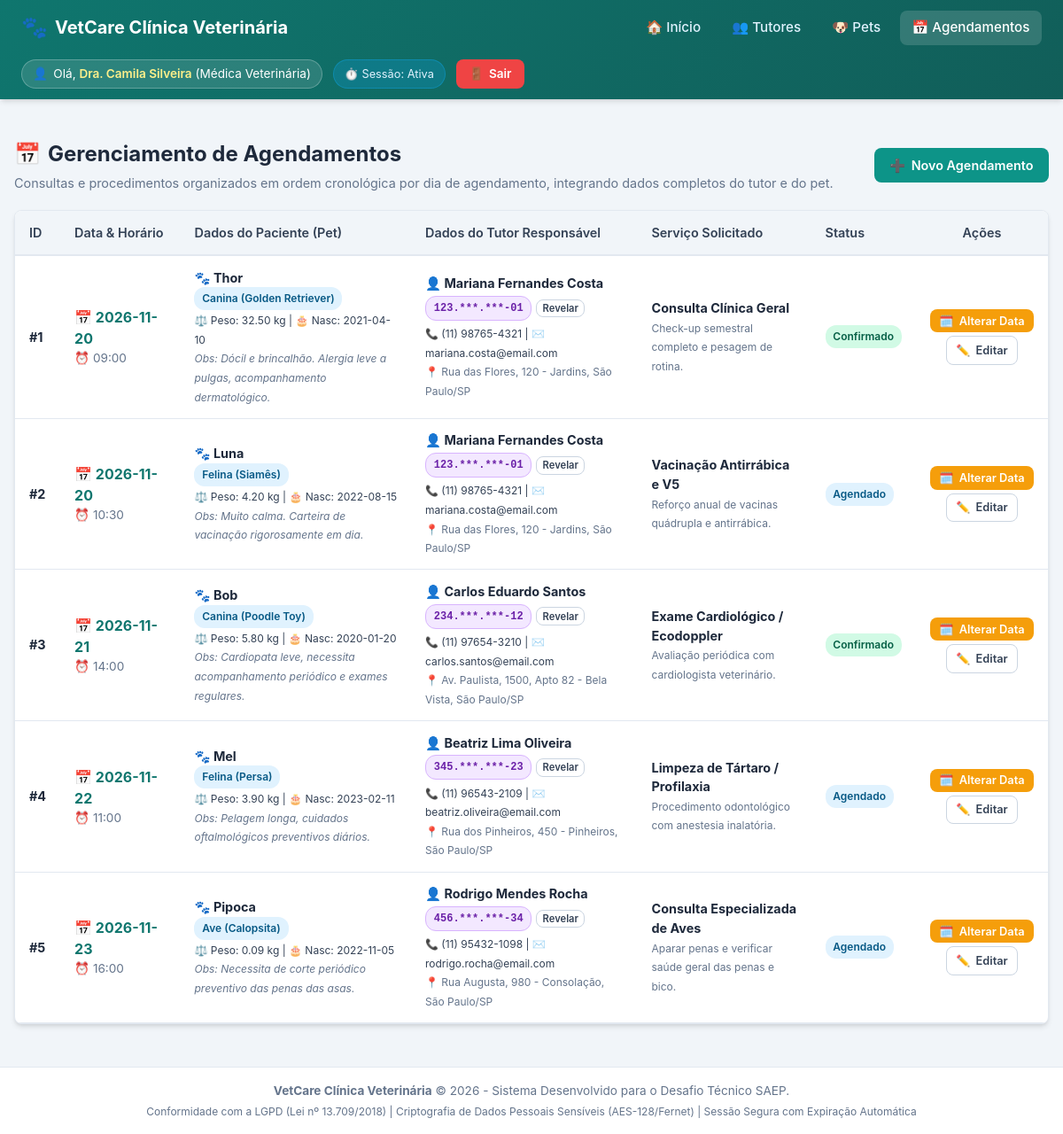
Page /agendamentos (signed in) on the committed database.
### tables this page shows
CREATE TABLE agendamento (
        id INTEGER PRIMARY KEY AUTOINCREMENT,
        pet_id INTEGER NOT NULL,
        data_agendamento TEXT NOT NULL,
        hora_agendamento TEXT NOT NULL,
        tipo_servico TEXT NOT NULL,
        status TEXT NOT NULL DEFAULT 'Agendado',
        observacoes TEXT,
        criado_em TIMESTAMP DEFAULT CURRENT_TIMESTAMP,
        FOREIGN KEY (pet_id) REFERENCES pet (id) ON DELETE CASCADE
    );

CREATE TABLE pet (
        id INTEGER PRIMARY KEY AUTOINCREMENT,
        tutor_id INTEGER NOT NULL,
        nome TEXT NOT NULL,
        especie TEXT NOT NULL,
        raca TEXT NOT NULL,
        data_nascimento TEXT NOT NULL,
        peso REAL NOT NULL,
        observacoes TEXT,
        criado_em TIMESTAMP DEFAULT CURRENT_TIMESTAMP,
        FOREIGN KEY (tutor_id) REFERENCES tutor (id) ON DELETE CASCADE
    );

CREATE TABLE tutor (
        id INTEGER PRIMARY KEY AUTOINCREMENT,
        nome TEXT NOT NULL,
        cpf TEXT NOT NULL,
        telefone TEXT NOT NULL,
        email TEXT NOT NULL,
        endereco TEXT NOT NULL,
        criado_em TIMESTAMP DEFAULT CURRENT_TIMESTAMP
    );

### app.py (the view)
@app.route("/agendamentos")
def agendamentos():
    registros = query_db("""
        SELECT
            a.id AS agendamento_id,
            a.data_agendamento,
            a.hora_agendamento,
            a.tipo_servico,
            a.status,
            a.observacoes AS agendamento_obs,
            p.id AS pet_id,
            p.nome AS pet_nome,
            p.especie AS pet_especie,
            p.raca AS pet_raca,
            p.data_nascimento AS pet_data_nascimento,
            p.peso AS pet_peso,
            p.observacoes AS pet_obs,
            t.id AS tutor_id,
            t.nome AS tutor_nome,
            t.cpf AS tutor_cpf,
            t.telefone AS tutor_telefone,
            t.email AS tutor_email,
            t.endereco AS tutor_endereco
        FROM agendamento a
        JOIN pet p ON a.pet_id = p.id
        JOIN tutor t ON p.tutor_id = t.id
        ORDER BY a.data_agendamento ASC, a.hora_agendamento ASC
    """)
    agendamentos_processados = []
    for r in registros:
        item = dict(r)
        cpf_dec = decrypt_cpf(item["tutor_cpf"])
        item["tutor_cpf_decrypted"] = cpf_dec
        item["tutor_cpf_masked"] = mask_cpf(cpf_dec)
        agendamentos_processados.append(item)
    return render_template("agendamentos.html", agendamentos=agendamentos_processados)

### app.py (called while the page is built)
@app.before_request
def check_session_timeout():
    public_endpoints = ["login", "static"]
    if request.endpoint and any(request.endpoint.startswith(p) for p in public_endpoints):
        return
    if "user_id" not in session:
        return redirect(url_for("login"))
    now = time.time()
    last_activity = session.get("last_activity")
    if last_activity and (now - last_activity > 1800):  # 30 minutos
        session.clear()
        flash("Sua sessão expirou por tempo de inatividade. Faça login novamente.", "warning")
        return redirect(url_for("login"))
    session["last_activity"] = now
    g.user_name = session.get("user_name")
    g.user_email = session.get("user_email")
    g.user_role = session.get("user_role")

### crypto_utils.py (called while the page is built)
def format_cpf(cpf: str) -> str:
    if not cpf:
        return ""
    digits = re.sub(r"\D", "", cpf)
    if len(digits) == 11:
        return f"{digits[0:3]}.{digits[3:6]}.{digits[6:9]}-{digits[9:11]}"
    return cpf.strip()

def mask_cpf(cpf: str) -> str:
    formatted = format_cpf(cpf)
    if len(formatted) == 14 and formatted[3] == '.' and formatted[7] == '.' and formatted[11] == '-':
        return f"{formatted[0:3]}.***.***-{formatted[12:14]}"
    return formatted

def decrypt_cpf(encrypted_token: str) -> str:
    if not encrypted_token:
        return ""
    try:
        decrypted_bytes = cipher.decrypt(encrypted_token.strip().encode("utf-8"))
        return decrypted_bytes.decode("utf-8")
    except Exception:
        return encrypted_token

### database.py (called while the page is built)
def get_connection():
    conn = sqlite3.connect(DB_PATH)
    conn.row_factory = sqlite3.Row
    conn.execute("PRAGMA foreign_keys = ON")
    return conn

def query_db(query, args=(), one=False):
    conn = get_connection()
    try:
        cur = conn.cursor()
        cur.execute(query, args)
        rv = cur.fetchall()
        cur.close()
        return (dict(rv[0]) if rv else None) if one else [dict(r) for r in rv]
    finally:
        conn.close()

### templates/agendamentos.html (shortened to what this page needs)
{% extends "base.html" %}
{% block content %}
<div class="page-header">
    <div>
        <h1 class="page-title">
            <span>📅</span> Gerenciamento de Agendamentos
        </h1>
        <p class="page-subtitle">
            Consultas e procedimentos organizados em ordem cronológica por dia de agendamento, integrando dados completos do tutor e do pet.
        </p>
    </div>
    <div>
        <a href="{{ url_for('agendamento_novo') }}" class="btn btn-primary">
            <span>➕</span> Novo Agendamento
        </a>
    </div>
</div>
<div class="table-responsive">
    <table>
        <thead>
            <tr>
                <th>ID</th>
                <th>Data & Horário</th>
                <th>Dados do Paciente (Pet)</th>
                <th>Dados do Tutor Responsável</th>
                <th>Serviço Solicitado</th>
                <th>Status</th>
                <th style="text-align: center;">Ações</th>
            </tr>
        </thead>
        <tbody>
            {% if agendamentos %}
                {% for a in agendamentos %}
                <tr>
                    <td><strong>#{{ a.agendamento_id }}</strong></td>
                    <td>
                        <div style="font-weight: 700; color: #0f766e; font-size: 1rem;">
                            📅 {{ a.data_agendamento }}
                        </div>
                        <div style="color: var(--gray-500); font-size: 0.85rem;">
                            ⏰ {{ a.hora_agendamento }}
                        </div>
                    </td>
                    <td>
                        <strong>🐾 {{ a.pet_nome }}</strong><br>
                        <span class="badge badge-info" style="font-size: 0.75rem;">{{ a.pet_especie }} ({{ a.pet_raca }})</span><br>
                        <small style="color: var(--gray-700);">
                            ⚖️ Peso: {{ "%.2f"|format(a.pet_peso) }} kg | 🎂 Nasc: {{ a.pet_data_nascimento }}
                        </small>
                        {% if a.pet_obs %}
                            <br><small style="color: #64748b; font-style: italic;">Obs: {{ a.pet_obs }}</small>
                        {% endif %}
                    </td>
                    <td>
                        <strong>👤 {{ a.tutor_nome }}</strong><br>
                        <div style="display: inline-flex; align-items: center; gap: 0.3rem; margin: 0.2rem 0;">
                            <span class="badge badge-crypto" title="CPF protegido por criptografia no banco de dados">
                                {{ a.tutor_cpf_masked }}
                            </span>
                            <button type="button" class="btn btn-outline btn-sm" style="padding: 0.15rem 0.4rem; font-size: 0.7rem;"
                                    onclick="toggleCpfVisibility(this, '{{ a.tutor_cpf_masked }}', '{{ a.tutor_cpf_decrypted }}')">
                                Revelar
                            </button>
                        </div><br>
                        <small style="color: var(--gray-700);">📞 {{ a.tutor_telefone }} | ✉️ {{ a.tutor_email }}</small><br>
                        <small style="color: var(--gray-500); font-size: 0.75rem;">📍 {{ a.tutor_endereco }}</small>
                    </td>
                    <td>
                        <strong>{{ a.tipo_servico }}</strong>
                        {% if a.agendamento_obs %}
                            <br><small style="color: var(--gray-500);">{{ a.agendamento_obs }}</small>
                        {% endif %}
                    </td>
                    <td>
                        <span class="badge {% if a.status == 'Confirmado' %}badge-success{% elif a.status == 'Agendado' %}badge-info{% elif a.status == 'Concluído' %}badge-dark{% else %}badge-warning{% endif %}">
                            {{ a.status }}
                        </span>
                    </td>
                    <td style="text-align: center; white-space: nowrap;">
                        <button type="button" class="btn btn-warning btn-sm" style="margin-bottom: 0.25rem;"
                                onclick="abrirModalReagendar('{{ a.agendamento_id }}', '{{ a.data_agendamento }}', '{{ a.hora_agendamento }}', '{{ a.pet_nome }}', '{{ a.tutor_nome }}')"
                                title="Atualizar data e salvar alteração no banco de dados">
                            <span>🗓️</span> Alterar Data
                        </button><br>
                        <a href="{{ url_for('agendamento_editar', id=a.agendamento_id) }}" class="btn btn-outline btn-sm" title="Editar agendamento completo">
                            <span>✏️</span> Editar
                        </a>
                    </td>
                </tr>
                {% endfor %}
            {% else %}
                <tr>
                    <td colspan="7" style="text-align: center; padding: 2rem; color: var(--gray-500);">
                        Nenhum agendamento registrado.
                    </td>
                </tr>
            {% endif %}
        </tbody>
    </table>
</div>
{% endblock %}

### static/css/style.css (style rules this page uses)
:root { --primary: #0d9488; --primary-hover: #0f766e; --primary-light: #ccfbf1; --secondary: #0284c7; --secondary-hover: #0369a1; --dark: #1e293b; --light: #f8fafc; --white: #ffffff; --gray-100: #f1f5f9; --gray-200: #e2e8f0; --gray-300: #cbd5e1; --gray-500: #64748b; --gray-700: #334155; --danger: #ef4444; --danger-light: #fee2e2; --success: #10b981; --success-light: #d1fae5; --warning: #f59e0b; --warning-light: #fef3c7; --info: #0ea5e9; --info-light: #e0f2fe; --radius: 8px; --shadow: 0 4px 6px -1px rgba(0, 0, 0, 0.1), 0 2px 4px -2px rgba(0, 0, 0, 0.1); --shadow-lg: 0 10px 15px -3px rgba(0, 0, 0, 0.1), 0 4px 6px -4px rgba(0, 0, 0, 0.1); }
* { box-sizing: border-box; margin: 0; padding: 0; font-family: -apple-system, BlinkMacSystemFont, "Segoe UI", Roboto, "Helvetica Neue", Arial, sans-serif; }
body { background-color: #f1f5f9; color: var(--dark); line-height: 1.5; min-height: 100vh; display: flex; flex-direction: column; }
.btn { display: inline-flex; align-items: center; justify-content: center; gap: 0.4rem; padding: 0.55rem 1.1rem; font-size: 0.9rem; font-weight: 600; border-radius: var(--radius); text-decoration: none; border: none; cursor: pointer; transition: all 0.2s; }
.btn-primary { background-color: var(--primary); color: var(--white); }
.btn-outline { background-color: transparent; border: 1px solid var(--gray-300); color: var(--gray-700); }
.btn-sm { padding: 0.35rem 0.65rem; font-size: 0.8rem; }
.btn-warning { background-color: var(--warning); color: var(--white); }
.page-header { display: flex; justify-content: space-between; align-items: center; flex-wrap: wrap; gap: 1rem; margin-bottom: 1.25rem; }
.page-title { font-size: 1.5rem; font-weight: 700; color: var(--dark); display: flex; align-items: center; gap: 0.5rem; }
.page-subtitle { font-size: 0.9rem; color: var(--gray-500); margin-top: 0.2rem; }
.table-responsive { background: var(--white); border-radius: var(--radius); box-shadow: var(--shadow); border: 1px solid var(--gray-200); overflow-x: auto; margin-bottom: 1.5rem; }
table { width: 100%; border-collapse: collapse; text-align: left; font-size: 0.9rem; }
thead { background-color: var(--gray-100); border-bottom: 2px solid var(--gray-200); }
th { padding: 0.85rem 1rem; font-weight: 600; color: var(--gray-700); white-space: nowrap; }
td { padding: 0.85rem 1rem; border-bottom: 1px solid var(--gray-200); vertical-align: middle; }
.badge { display: inline-block; padding: 0.25rem 0.55rem; border-radius: 12px; font-size: 0.75rem; font-weight: 600; text-align: center; }
.badge-success { background-color: var(--success-light); color: #065f46; }
.badge-info { background-color: var(--info-light); color: #075985; }
.badge-crypto { background-color: #f3e8ff; color: #6b21a8; border: 1px solid #d8b4fe; font-family: monospace; font-size: 0.75rem; }

### rows in the picture
agendamento: agendamento_id "1", data_agendamento "2026-11-20", hora_agendamento "09:00", pet_nome "Thor", pet_especie "Canina", pet_raca "Golden Retriever", pet_data_nascimento "2021-04-10", pet_obs "Dócil e brincalhão. Alergia leve a pulgas, acompanhamento dermatológico.", tutor_nome "Mariana Fernandes Costa", tutor_cpf_masked "123.***.***-01", tutor_telefone "(11) 98765-4321", tutor_email "mariana.costa@email.com", tutor_endereco "Rua das Flores, 120 - Jardins, São Paulo/SP", tipo_servico "Consulta Clínica Geral", agendamento_obs "Check-up semestral completo e pesagem de rotina.", status "Confirmado"
pet: pet_peso "32.50"
agendamento: agendamento_id "2", data_agendamento "2026-11-20", hora_agendamento "10:30", pet_nome "Luna", pet_especie "Felina", pet_raca "Siamês", pet_data_nascimento "2022-08-15", pet_obs "Muito calma. Carteira de vacinação rigorosamente em dia.", tutor_nome "Mariana Fernandes Costa", tutor_cpf_masked "123.***.***-01", tutor_telefone "(11) 98765-4321", tutor_email "mariana.costa@email.com", tutor_endereco "Rua das Flores, 120 - Jardins, São Paulo/SP", tipo_servico "Vacinação Antirrábica e V5", agendamento_obs "Reforço anual de vacinas quádrupla e antirrábica.", status "Agendado"
pet: pet_peso "4.20"
agendamento: agendamento_id "3", data_agendamento "2026-11-21", hora_agendamento "14:00", pet_nome "Bob", pet_especie "Canina", pet_raca "Poodle Toy", pet_data_nascimento "2020-01-20", pet_obs "Cardiopata leve, necessita acompanhamento periódico e exames regulares.", tutor_nome "Carlos Eduardo Santos", tutor_cpf_masked "234.***.***-12", tutor_telefone "(11) 97654-3210", tutor_email "carlos.santos@email.com", tutor_endereco "Av. Paulista, 1500, Apto 82 - Bela Vista, São Paulo/SP", tipo_servico "Exame Cardiológico / Ecodoppler", agendamento_obs "Avaliação periódica com cardiologista veterinário.", status "Confirmado"
pet: pet_peso "5.80"
agendamento: agendamento_id "4", data_agendamento "2026-11-22", hora_agendamento "11:00", pet_nome "Mel", pet_especie "Felina", pet_raca "Persa", pet_data_nascimento "2023-02-11", pet_obs "Pelagem longa, cuidados oftalmológicos preventivos diários.", tutor_nome "Beatriz Lima Oliveira", tutor_cpf_masked "345.***.***-23", tutor_telefone "(11) 96543-2109", tutor_email "beatriz.oliveira@email.com", tutor_endereco "Rua dos Pinheiros, 450 - Pinheiros, São Paulo/SP", tipo_servico "Limpeza de Tártaro / Profilaxia", agendamento_obs "Procedimento odontológico com anestesia inalatória.", status "Agendado"
pet: pet_peso "3.90"
agendamento: agendamento_id "5", data_agendamento "2026-11-23", hora_agendamento "16:00", pet_nome "Pipoca", pet_especie "Ave", pet_raca "Calopsita", pet_data_nascimento "2022-11-05", pet_obs "Necessita de corte periódico preventivo das penas das asas.", tutor_nome "Rodrigo Mendes Rocha", tutor_cpf_masked "456.***.***-34", tutor_telefone "(11) 95432-1098", tutor_email "rodrigo.rocha@email.com", tutor_endereco "Rua Augusta, 980 - Consolação, São Paulo/SP", tipo_servico "Consulta Especializada de Aves", agendamento_obs "Aparar penas e verificar saúde geral das penas e bico.", status "Agendado"
pet: pet_peso "0.09"

### other values in the picture
{{ g.user_name }} "Dra. Camila Silveira"
{{ g.user_role }} "Médica Veterinária"
